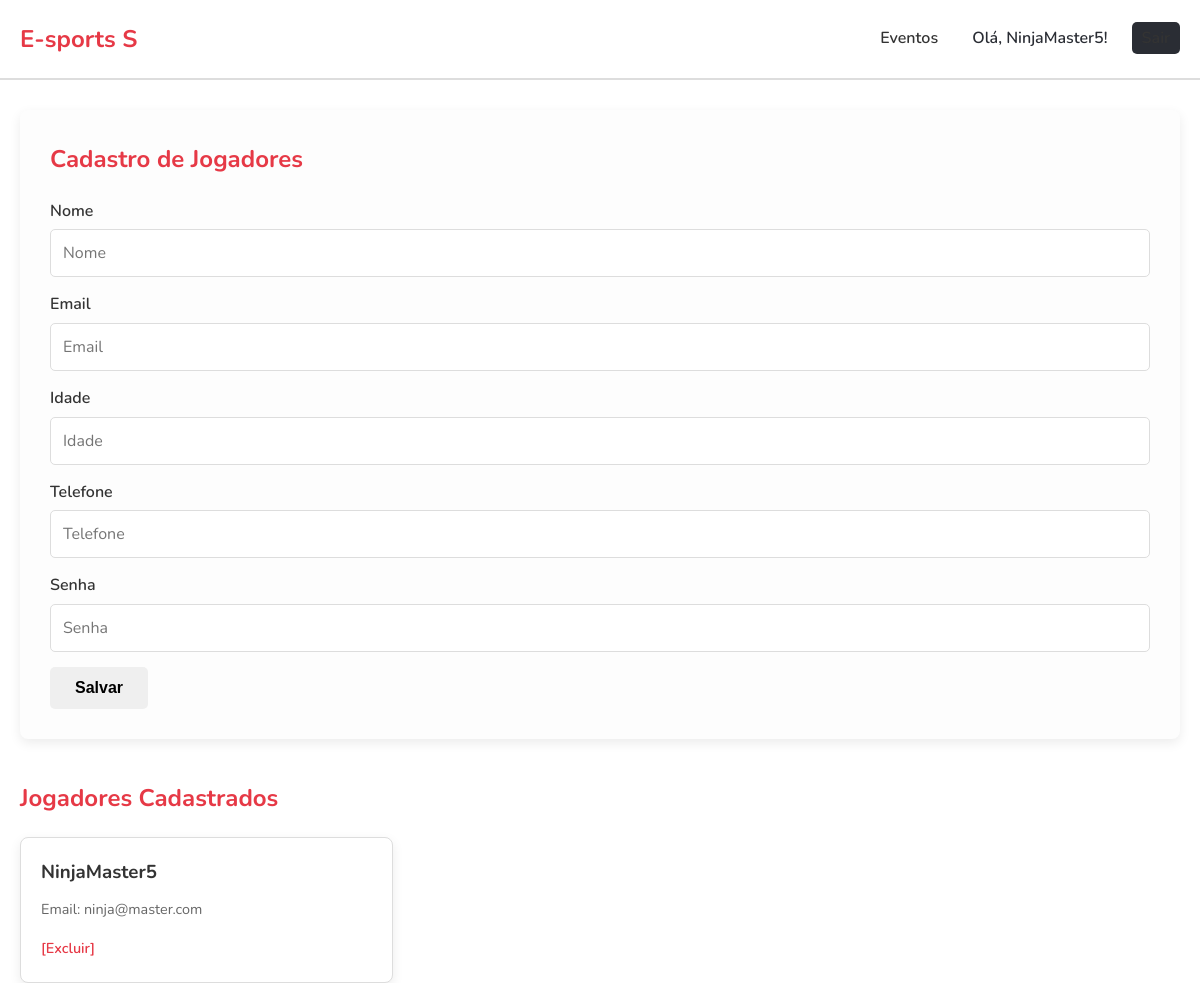
The page /jogadores (signed in) on the database its author committed.
### app_build/models.py (models this page shows)
class Jogador(db.Model):
    id = db.Column(db.Integer, primary_key=True)
    nome = db.Column(db.String(100), unique=True, nullable=False)
    email = db.Column(db.String(100), unique=True, nullable=False)
    senha = db.Column(db.String(200), nullable=False)
    telefone = db.Column(db.String(20))
    idade = db.Column(db.Integer)

### app_build/app.py (the view)
@app.route('/jogadores')
@login_required
def lista_jogadores():
    jogadores = Jogador.query.all()
    return render_template('jogador.html', jogadores=jogadores)

### app_build/app.py (called while the page is built)
def login_required(f):
    @wraps(f)
    def decorated_function(*args, **kwargs):
        if 'user_id' not in session:
            flash("Você precisa estar logado para acessar esta página.", "error")
            return redirect(url_for('login'))
        return f(*args, **kwargs)
    return decorated_function

### app_build/templates/jogador.html
{% extends 'base.html' %}
{% block content %}
    <div class="form-wrapper">
        <h2>Cadastro de Jogadores</h2>
        <form action="{{ url_for('novo_jogador') }}" method="POST">
            <div class="form-group">
                <label for="nome">Nome</label>
                <input id="nome" name="nome" placeholder="Nome" class="form-control" required>
            </div>
            <div class="form-group">
                <label for="email">Email</label>
                <input id="email" name="email" placeholder="Email" class="form-control" required>
            </div>
            <div class="form-group">
                <label for="idade">Idade</label>
                <input id="idade" name="idade" placeholder="Idade" class="form-control">
            </div>
            <div class="form-group">
                <label for="telefone">Telefone</label>
                <input id="telefone" name="telefone" placeholder="Telefone" class="form-control">
            </div>
            <div class="form-group">
                <label for="senha">Senha</label>
                <input type="password" id="senha" name="senha" placeholder="Senha" class="form-control" required>
            </div>
            <button type="submit" class="btn">Salvar</button>
        </form>
    </div>
    <h2>Jogadores Cadastrados</h2>
    <div class="list-wrapper">
        {% for j in jogadores %}
            <div class="card">
                <h3>{{ j.nome }}</h3>
                <p>Email: {{ j.email }}</p>
                <a href="{{ url_for('excluir_jogador', id=j.id) }}" class="btn-delete">[Excluir]</a>
            </div>
        {% endfor %}
    </div>
{% endblock %}

### app_build/templates/base.html (shortened to what this page needs)
<!DOCTYPE html>
<html lang="pt-br">
<head>
    <link rel="stylesheet" href="{{ url_for('static', filename='css/style.css') }}">
</head>
<body>
    <header class="header-internal">
        <div class="container">
            <a href="{{ url_for('index') }}" class="logo">E-sports S</a>
            <nav>
                <a href="{{ url_for('lista_eventos') }}">Eventos</a>
                {% if session.user_id %}
                    <span class="nav-welcome">Olá, {{ session.user_name }}!</span>
                    <a href="{{ url_for('logout') }}" class="btn-logout">Sair</a>
                {% else %}
                    <a href="{{ url_for('login') }}" class="btn-login-nav">Login</a>
                {% endif %}
            </nav>
        </div>
    </header>
    <main>
        <div class="container">
            {% block content %}{% endblock %}
        </div>
    </main>
</body>
</html>

### app_build/static/css/style.css (style rules this page uses)
:root { --cor-principal: #E63946; --cor-fundo: #FFFFFF; --cor-texto: #333333; --cor-borda: #DDDDDD; --cor-destaque: #2A2D34; --sombra: 0 4px 12px rgba(0, 0, 0, 0.08); }
* { margin: 0; padding: 0; box-sizing: border-box; }
body { font-family: 'Nunito', sans-serif; background-color: var(--cor-fundo); color: var(--cor-texto); line-height: 1.6; }
.container { max-width: 1200px; margin: 0 auto; padding: 0 20px; }
h1, h2, h3 { font-weight: 700; }
h1, h2 { color: var(--cor-principal); margin-bottom: 20px; }
.btn { display: inline-block; padding: 12px 25px; border: none; border-radius: 5px; font-weight: 600; font-size: 1rem; text-decoration: none; cursor: pointer; transition: all 0.3s ease; }
header.header-internal { background: var(--cor-fundo); border-bottom: 2px solid var(--cor-borda); padding: 20px 0; margin-bottom: 30px; }
header.header-internal .container { display: flex; justify-content: space-between; align-items: center; }
header.header-internal .logo { font-size: 1.5rem; font-weight: 700; color: var(--cor-principal); text-decoration: none; }
header.header-internal nav a { color: var(--cor-texto); text-decoration: none; font-weight: 600; margin-left: 20px; padding: 5px 10px; border-radius: 5px; transition: all 0.3s ease; }
.form-group select, .form-group input { width: 100%; padding: 12px; border: 1px solid var(--cor-borda); border-radius: 5px; font-family: 'Nunito', sans-serif; font-size: 1rem; }
.form-wrapper { background: #fdfdfd; padding: 30px; border-radius: 8px; box-shadow: var(--sombra); margin-bottom: 40px; }
.form-wrapper .form-group { margin-bottom: 15px; }
.form-wrapper .form-group label { display: block; margin-bottom: 5px; font-weight: 600; }
.form-wrapper .form-group input { width: 100%; padding: 12px; border: 1px solid var(--cor-borda); border-radius: 5px; font-family: 'Nunito', sans-serif; font-size: 1rem; }
.list-wrapper { display: grid; grid-template-columns: repeat(auto-fill, minmax(300px, 1fr)); gap: 20px; }
.card { background: var(--cor-fundo); border: 1px solid var(--cor-borda); border-radius: 8px; padding: 20px; box-shadow: var(--sombra); transition: transform 0.3s ease, box-shadow 0.3s ease; }
.card h3 { margin-bottom: 10px; color: var(--cor-texto); }
.card p { font-size: 0.9rem; color: #666; margin-bottom: 15px; }
.btn-delete { color: var(--cor-principal); text-decoration: none; font-weight: 600; font-size: 0.9rem; }
.nav-welcome { margin-left: 20px; color: var(--cor-destaque); font-weight: 600; }
.btn-logout { background: var(--cor-destaque); color: var(--cor-fundo); font-weight: 600; text-decoration: none; padding: 5px 10px; border-radius: 5px; margin-left: 10px; transition: all 0.3s ease; }

### rows shown on the page
Jogador: user_name "NinjaMaster5", nome "NinjaMaster5", email "ninja@master.com"
